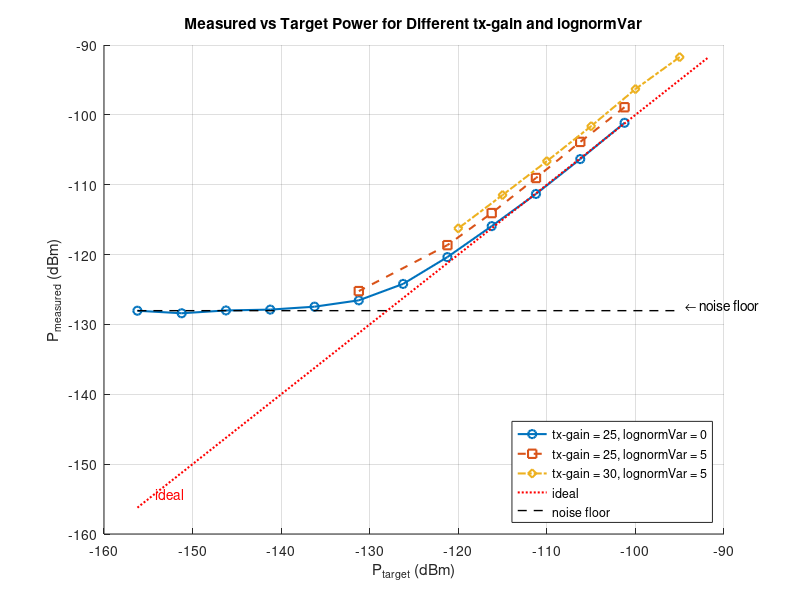
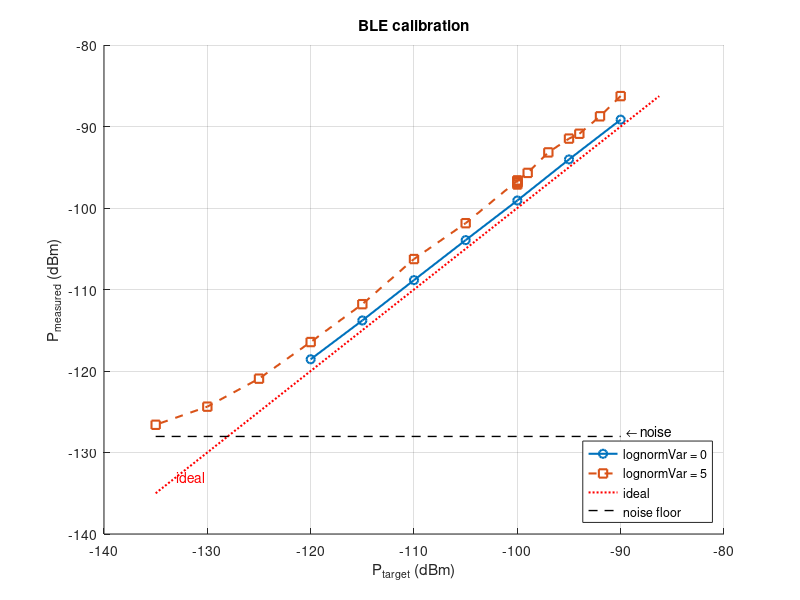

Recreate these plots in MATLAB, in order.
% --------- tx-gain = 25, lognormVar = 0 ---------
P_target_0 = [-101.23, -106.23, -111.23, -116.23, -121.23, -126.23, -131.23, ...
              -136.23, -141.23, -146.23, -151.23, -156.23];
P_measured_0 = [-101.14, -106.33, -111.32, -115.93, -120.36, -124.2, -126.55, ...
                -127.46, -127.88, -128.0, -128.4, -128.04];

% --------- tx-gain = 25, lognormVar = 5 ---------
P_target_5 = [-101.23, -106.23, -111.23, -116.23, -121.23, -131.23];
P_measured_5 = [-98.91, -103.87, -109.04, -114.06, -118.65, -125.23];

% --------- tx-gain = 30 ---------
P_target_30 = [-95, -100, -105, -110, -115, -120];
P_measured_30 = [-91.73, -96.31, -101.62, -106.63, -111.48, -116.24];

% --------- Plotting ---------
figure; hold on; grid on;

% Plot tx-gain = 25, lognormVar = 0
plot(P_target_0, P_measured_0, 'o-', 'LineWidth', 1.5, ...
    'DisplayName', 'tx-gain = 25, lognormVar = 0');

% Plot tx-gain = 25, lognormVar = 5
plot(P_target_5, P_measured_5, 's--', 'LineWidth', 1.5, ...
    'DisplayName', 'tx-gain = 25, lognormVar = 5');

% Plot tx-gain = 30
plot(P_target_30, P_measured_30, 'd-.', 'LineWidth', 1.5, ...
    'DisplayName', 'tx-gain = 30, lognormVar = 5');

% Ideal line (slope = 1)
all_targets = [P_target_0, P_target_5, P_target_30];
all_measured = [P_measured_0, P_measured_5, P_measured_30];
min_val = min([all_targets, all_measured]);
max_val = max([all_targets, all_measured]);
plot([min_val, max_val], [min_val, max_val], 'r:', 'LineWidth', 1.5, ...
    'DisplayName', 'ideal');
text(min_val + 2, min_val + 2, 'ideal', 'Color', 'r', 'FontSize', 10);

% Noise floor line
noise_floor = -128.03;
xlim_vals = [min(all_targets), max(all_targets)];
plot(xlim_vals, [noise_floor, noise_floor], 'k--', 'LineWidth', 1, ...
    'DisplayName', 'noise floor');
text(xlim_vals(2), noise_floor, '  \leftarrow noise floor', ...
    'VerticalAlignment', 'bottom', 'FontSize', 10);

% Labels and legend
xlabel('P_{target} (dBm)');
ylabel('P_{measured} (dBm)');
title('Measured vs Target Power for Different tx-gain and lognormVar');
legend('Location', 'SouthEast');


%%
% -------- BLE Calibration Data --------

% lognormVar = 0
P_target_ln0 = [-90, -95, -100, -105, -110, -115, -120];
P_measured_ln0 = [-89.16, -94.04, -99.08, -103.94, -108.85, -113.80, -118.56];

% lognormVar = 5 (including repeated values at -100)
P_target_ln5 = [-90, -92, -94, -95, -97, -99, ...
                -100, -100, -100, -100, -100, -100, ...
                -105, -110, -115, -120, -125, -130, -135];
P_measured_ln5 = [-86.2701, -88.75, -90.89, -91.4846, -93.1779, -95.693, ...
                  -96.6227, -96.8604, -97.1193, -96.8838, -96.8678, -96.6548, ...
                  -101.8635, -106.2634, -111.7995, -116.4474, ...
                  -120.9408, -124.3748, -126.5988];

% -------- Plot --------
figure;
hold on; grid on;

% Plot lognormVar = 0
plot(P_target_ln0, P_measured_ln0, 'o-', 'LineWidth', 1.5, ...
    'DisplayName', 'lognormVar = 0');

% Plot lognormVar = 5
plot(P_target_ln5, P_measured_ln5, 's--', 'LineWidth', 1.5, ...
    'DisplayName', 'lognormVar = 5');

% Ideal line
all_targets = [P_target_ln0, P_target_ln5];
all_measured = [P_measured_ln0, P_measured_ln5];
min_val = min([all_targets, all_measured]);
max_val = max([all_targets, all_measured]);
plot([min_val, max_val], [min_val, max_val], 'r:', 'LineWidth', 1.5, ...
    'DisplayName', 'ideal');
text(min_val + 2, min_val + 2, 'ideal', 'Color', 'r', 'FontSize', 10);

% Noise floor
noise_floor = -128.03;
xlim_vals = [min(all_targets), max(all_targets)];
plot(xlim_vals, [noise_floor, noise_floor], 'k--', 'LineWidth', 1, ...
    'DisplayName', 'noise floor');
text(xlim_vals(2), noise_floor, '  \leftarrow noise', ...
    'VerticalAlignment', 'bottom', 'FontSize', 10);

% Labels and title
xlabel('P_{target} (dBm)');
ylabel('P_{measured} (dBm)');
title('BLE calibration');
legend('Location', 'SouthEast');
